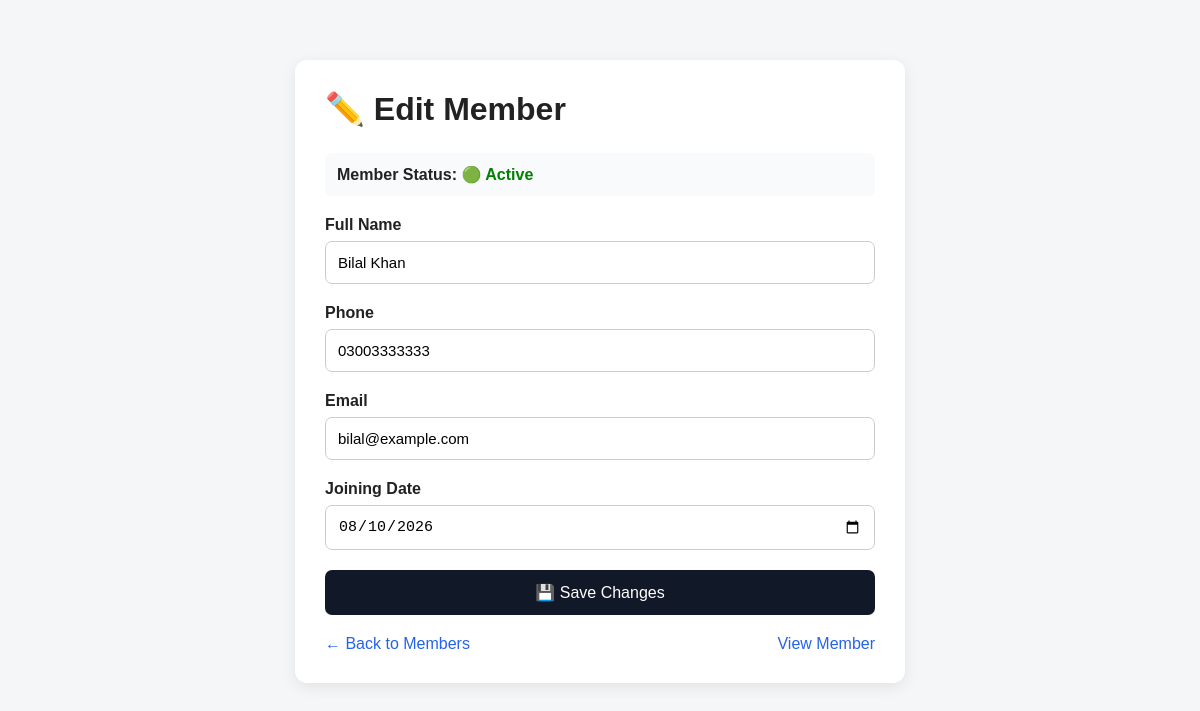
The app's page /edit_member.php?id=3 (signed in) with its own data.
### tables this page shows
CREATE TABLE `members` (
  `member_id` int NOT NULL AUTO_INCREMENT,
  `gym_id` int NOT NULL,
  `name` varchar(100) NOT NULL,
  `phone` varchar(20) DEFAULT NULL,
  `email` varchar(150) DEFAULT NULL,
  `joining_date` date NOT NULL,
  `status` enum('active','inactive') DEFAULT 'active',
  PRIMARY KEY (`member_id`),
  KEY `fk_members_gym` (`gym_id`),
  CONSTRAINT `fk_members_gym` FOREIGN KEY (`gym_id`) REFERENCES `gyms` (`gym_id`)
);

### edit_member.php (the view, shortened to what this page needs)
<?php
require_once "backend/db.php";
$member_id = (int) $_GET["id"];
$owner_id = $_SESSION["owner_id"];
$sql = "SELECT
            m.member_id,
            m.name,
            m.phone,
            m.email,
            m.joining_date,
            m.status
        FROM members m
        INNER JOIN gyms g
            ON m.gym_id = g.gym_id
        WHERE m.member_id = ?
        AND g.owner_id = ?";
$stmt = $conn->prepare($sql);
$stmt->bind_param(
    "ii",
    $member_id,
    $owner_id
);
$stmt->execute();
$result = $stmt->get_result();
$member = $result->fetch_assoc();
?>
<!DOCTYPE html>
<html lang="en">
<head>
    <link rel = "stylesheet" href = "css/edit_member.css">
</head>
<body>
<div class="container">
    <div class="card">
        <h1>
            ✏️ Edit Member
        </h1>
        <div class="status">
            <strong>
                Member Status:
            </strong>
            <?php if (
                $member["status"] === "active"
            ): ?>
                <span class="active">
                    🟢 Active
                </span>
            <?php else: ?>
                <span class="inactive">
                    🔴 Inactive
                </span>
            <?php endif; ?>
        </div>
        <form
            action="backend/update_member.php"
            method="POST"
        >
            <div class="form-group">
                <label for="name">
                    Full Name
                </label>
                <input
                    type="text"
                    id="name"
                    name="name"
                    value="<?php
                        echo htmlspecialchars(
                            $member["name"]
                        );
                    ?>"
                    required
                >
            </div>
            <div class="form-group">
                <label for="phone">
                    Phone
                </label>
                <input
                    type="text"
                    id="phone"
                    name="phone"
                    value="<?php
                        echo htmlspecialchars(
                            $member["phone"] ?? ""
                        );
                    ?>"
                >
            </div>
            <div class="form-group">
                <label for="email">
                    Email
                </label>
                <input
                    type="email"
                    id="email"
                    name="email"
                    value="<?php
                        echo htmlspecialchars(
                            $member["email"] ?? ""
                        );
                    ?>"
                >
            </div>
            <div class="form-group">
                <label for="joining_date">
                    Joining Date
                </label>
                <input
                    type="date"
                    id="joining_date"
                    name="joining_date"
                    value="<?php
                        echo htmlspecialchars(
                            $member["joining_date"]
                        );
                    ?>"
                    required
                >
            </div>
            <button type="submit">
                💾 Save Changes
            </button>
        </form>
        <div class="links">
            <a href="members.php">
                ← Back to Members
            </a>
            <a href="member_details.php?id=<?php
                echo $member["member_id"];
            ?>">
                View Member
            </a>
        </div>
    </div>
</div>
</body>
</html>

### css/edit_member.css (style rules this page uses)
* { box-sizing: border-box; }
body { margin: 0; font-family: Arial, sans-serif; background: #f4f6f8; color: #222; }
.container { max-width: 650px; margin: 40px auto; padding: 20px; }
.card { background: white; padding: 30px; border-radius: 12px; box-shadow: 0 4px 15px rgba(0, 0, 0, 0.08); }
h1 { margin-top: 0; margin-bottom: 25px; }
.form-group { margin-bottom: 20px; }
label { display: block; margin-bottom: 7px; font-weight: bold; }
input { width: 100%; padding: 12px; border: 1px solid #ccc; border-radius: 7px; font-size: 15px; }
.status { padding: 12px; background: #f8fafc; border-radius: 7px; margin-bottom: 20px; }
.active { color: green; font-weight: bold; }
button { width: 100%; padding: 13px; border: none; border-radius: 7px; background: #111827; color: white; font-size: 16px; cursor: pointer; }
.links { margin-top: 20px; display: flex; justify-content: space-between; }
.links a { text-decoration: none; color: #2563eb; }

### records on screen
members: name "Bilal Khan", phone "03003333333", email "bilal@example.com", joining_date "08/10/2026"
